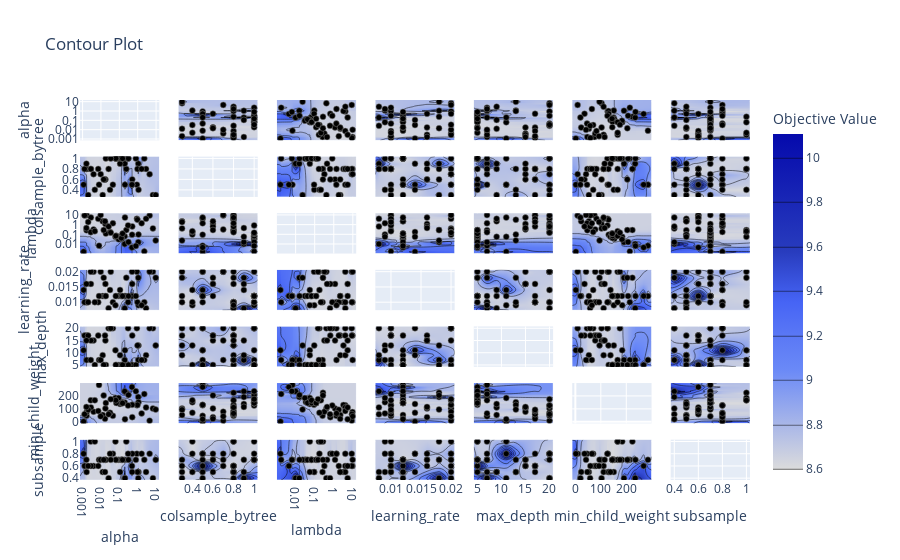

Notebook source saved alongside this figure:
### Code cell
# plot_contour: plots parameter interactions on an interactive chart. We can choose which hyperparameters we would like to explore
optuna.visualization.plot_contour(study, 
                                  params=['alpha',
                                          'max_depth',
                                          'lambda',
                                          'colsample_bytree',
                                          'min_child_weight',
                                          'learning_rate',
                                          'subsample'])
